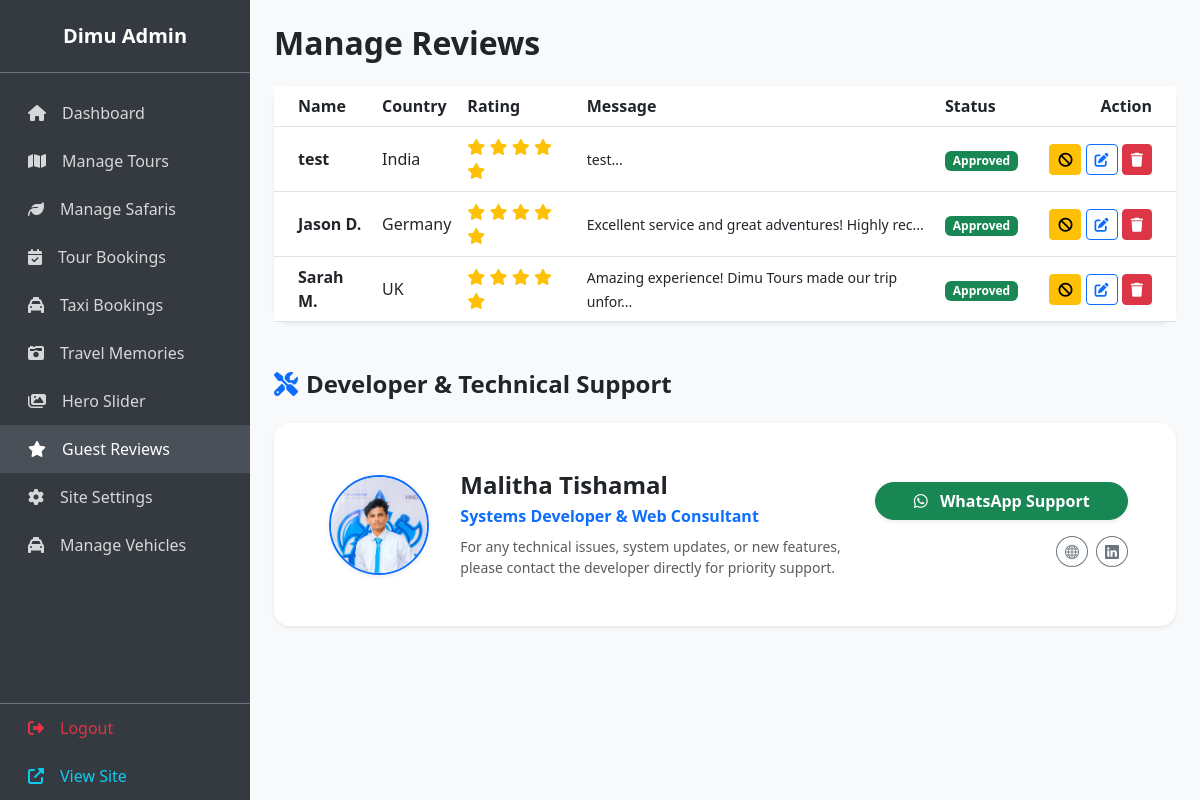
Page /admin/reviews.php (signed in) on the committed database.
### tables this page shows
CREATE TABLE IF NOT EXISTS `reviews` (
  `id` int NOT NULL AUTO_INCREMENT,
  `name` varchar(255) NOT NULL,
  `country` varchar(100) DEFAULT NULL,
  `rating` int DEFAULT NULL,
  `message` text,
  `image` varchar(255) DEFAULT NULL,
  `status` enum('pending','approved') DEFAULT 'pending',
  PRIMARY KEY (`id`)
);

### admin/reviews.php (the view, shortened to what this page needs)
<?php include 'includes/admin_header.php';
$reviews = $pdo->query("SELECT * FROM reviews ORDER BY id DESC")->fetchAll();
?>
<h2 class="fw-bold mb-4">Manage Reviews</h2>
<div class="card border-0 shadow-sm rounded-4">
    <div class="card-body p-0">
        <div class="table-responsive">
            <table class="table table-hover align-middle mb-0">
                <thead class="bg-light text-muted">
                    <tr>
                        <th class="ps-4">Name</th>
                        <th>Country</th>
                        <th>Rating</th>
                        <th>Message</th>
                        <th>Status</th>
                        <th class="pe-4 text-end" style="min-width: 150px;">Action</th>
                    </tr>
                </thead>
                <tbody>
                    <?php foreach($reviews as $r): ?>
                    <tr>
                        <td class="ps-4 fw-bold"><?php echo htmlspecialchars($r['name']); ?></td>
                        <td><?php echo htmlspecialchars($r['country']); ?></td>
                        <td class="text-warning">
                            <?php for($i=1; $i<=5; $i++): ?>
                                <i class="fas fa-star <?php echo ($i <= $r['rating']) ? '' : 'text-muted opacity-25'; ?>"></i>
                            <?php endfor; ?>
                        </td>
                        <td><small><?php echo htmlspecialchars(substr($r['message'], 0, 50)); ?>...</small></td>
                        <td>
                            <?php if($r['status'] == 'approved'): ?>
                                <span class="badge bg-success">Approved</span>
                            <?php else: ?>
                                <span class="badge bg-warning text-dark">Pending</span>
                            <?php endif; ?>
                        </td>
                        <td class="pe-4 text-end">
                            <form method="POST" class="d-inline">
                                <?php if($r['status'] == 'pending'): ?>
                                    <input type="hidden" name="new_status" value="approved">
                                    <button type="submit" name="toggle_review" class="btn btn-sm btn-success" title="Approve"><i class="fas fa-check"></i></button>
                                <?php else: ?>
                                    <button type="submit" name="toggle_review" class="btn btn-sm btn-warning" title="Unapprove/Pending"><i class="fas fa-ban"></i></button>
                                <?php endif; ?>
                            </form>
                            <button type="button" class="btn btn-sm btn-outline-primary" data-bs-toggle="modal" data-bs-target="#editReviewModal<?php echo $r['id']; ?>" title="Edit"><i class="fas fa-edit"></i></button>
                            <form method="POST" class="d-inline" onsubmit="return confirm('Delete this review?');">
                                <button type="submit" name="delete_review" class="btn btn-sm btn-danger" title="Delete"><i class="fas fa-trash"></i></button>
                            </form>
                        </td>
                    </tr>
                    <?php endforeach; ?>
                </tbody>
            </table>
        </div>
    </div>
</div>
<?php include 'includes/admin_footer.php'; ?>

### rows in the picture
reviews: name "test", country "India", rating 5 (drawn), message "test", status "Approved"
reviews: name "Jason D.", country "Germany", rating 5 (drawn), message "Excellent service and great adventures! Highly rec", status "Approved"
reviews: name "Sarah M.", country "UK", rating 5 (drawn), message "Amazing experience! Dimu Tours made our trip unfor", status "Approved"
